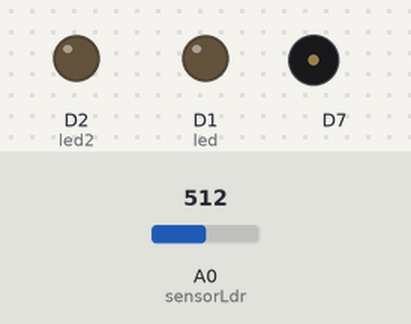
Simulated run of this sketch. Board: ESP8266 (NodeMCU). On the bench: output pins drawn as LEDs (lit = HIGH), buzzer (waves = sounding). The test bench sets the inputs (shaded band); at power-on: A0 (sensorLdr) = 512. What the sketch prints to the serial monitor is not drawn.

Above: at 1.2 s.
1.3 s: A0 (sensorLdr) set to 486
At 1.8 s:
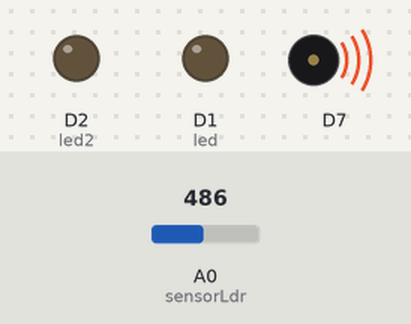
10.3 s: A0 (sensorLdr) set to 510
At 11.4 s:
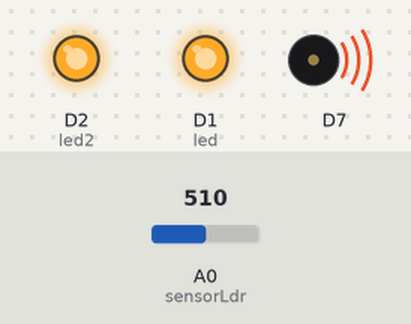
13.3 s: A0 (sensorLdr) set to 490
At 15.1 s:
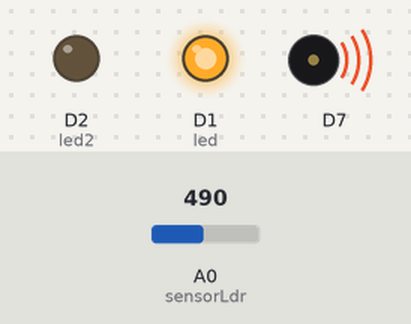
Timing chart, 0 to 22.3 s (numbered marks = the images above; inputs shaded):
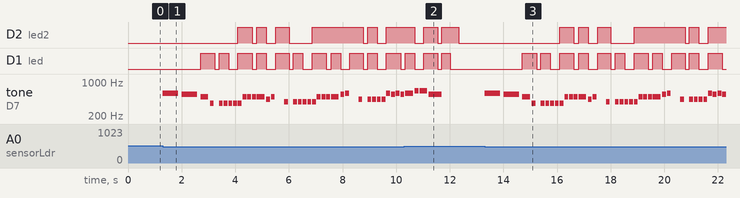

The sketch:

despacito_teste_final3-2019.ino
```cpp
#include "pitches.h"
const int sensorLdr = A0;
int led=D1;
int led2=D2;

int noteDuration;
int pauseBetweenNotes = 0;
int negra;
void setup() {
  pinMode(led, OUTPUT);
  pinMode(led2, OUTPUT);
  pinMode(sensorLdr, INPUT);

  negra=640;


}

void loop() {


int sensorLdrStatus = analogRead(sensorLdr);

Serial.println("valor LDR");

Serial.println(sensorLdrStatus);

if (sensorLdrStatus <= 500) {

 chorus();
} else {

  digitalWrite(led, LOW);
  digitalWrite(led2, LOW);

}

}

void chorus(){
     notars(negra, NOTE_D5);
     notars(negra, NOTE_CS5);digitalWrite(led, HIGH);   // (1)
     notars(negra/2, NOTE_B4);
     notars(negra/4, NOTE_FS4);digitalWrite(led, LOW);    // (2)
     delay(negra/4); digitalWrite(led, HIGH);   // (3)
     notars(negra/4, NOTE_FS4);
     notars(negra/4, NOTE_FS4);
     digitalWrite(led, LOW);    // (4)
     digitalWrite(led2, LOW);
     notars(negra/4, NOTE_FS4);
     notars(negra/4, NOTE_FS4);
     digitalWrite(led, HIGH);   //  (1)
     digitalWrite(led2, HIGH);

     notars(negra/4, NOTE_FS4);

     notars(negra/4, NOTE_B4);
     notars(negra/4, NOTE_B4);
     digitalWrite(led, LOW);    //  (2)
      digitalWrite(led2, LOW);
     notars(negra/4, NOTE_B4);
     digitalWrite(led, HIGH);   //  (3)
     digitalWrite(led2, HIGH);
     notars(negra/2, NOTE_B4);
     digitalWrite(led, LOW);    //  (4)
     digitalWrite(led2, LOW);

     notars(negra/4, NOTE_A4);

     notars(negra/4, NOTE_B4);
     digitalWrite(led, HIGH);   //  (1)
      digitalWrite(led2, HIGH);
     delay(negra/4);
     delay(negra/4);
     notars(negra/4, NOTE_G4);
     digitalWrite(led, LOW);    //  (2)
     digitalWrite(led2, LOW);

     delay(negra/4);digitalWrite(led, HIGH);   //  (3)
//......
     notars(negra/4, NOTE_G4);
     notars(negra/4, NOTE_G4);
     digitalWrite(led, LOW);    //  (4)
     digitalWrite(led2, LOW);
     notars(negra/4, NOTE_G4);
     notars(negra/4, NOTE_G4);
     digitalWrite(led, HIGH);   //  (1)
     digitalWrite(led2, HIGH);
     notars(negra/4, NOTE_G4);

     notars(negra/4, NOTE_B4);
     notars(negra/4, NOTE_B4);  digitalWrite(led, LOW);    //  (2)
     notars(negra/4, NOTE_B4);digitalWrite(led, HIGH);   //  (3)
     notars(negra/2, NOTE_B4);digitalWrite(led, LOW);    //  (4)

     notars(negra/4, NOTE_CS5);
     notars(negra/4, NOTE_D5);digitalWrite(led, HIGH);   //  (1)
     delay(negra/4);
     delay(negra/4);
     notars(negra/4, NOTE_A4);
     digitalWrite(led, LOW);    //  (2)
     digitalWrite(led2, LOW);
     delay(negra/4);
     digitalWrite(led, HIGH);   //  (3)
     digitalWrite(led2, HIGH);

     notars(negra/4, NOTE_A4);
     notars(negra/4, NOTE_A4);
     digitalWrite(led, LOW);    //  (4)
     digitalWrite(led2, LOW);
     notars(negra/4, NOTE_A4);
     notars(negra/4, NOTE_A4);
     digitalWrite(led, HIGH);   //  (1)
     digitalWrite(led2, HIGH);
     notars(negra/4, NOTE_D5);
     notars(negra/4, NOTE_CS5);
     notars(negra/4, NOTE_D5);
     digitalWrite(led, LOW);    //  (2)
     notars(negra/4, NOTE_CS5);
     digitalWrite(led, HIGH);   //  (3)
     digitalWrite(led2, HIGH);
     notars(negra/2, NOTE_D5);
     digitalWrite(led, LOW);    //  (4)
     digitalWrite(led2, LOW);
     //
     notars(negra/4, NOTE_E5);
     notars_jai(negra/2, NOTE_E5,negra/4);  // (1)
//     notars(negra/2, NOTE_E5);

    //-----------------------------------------------
      tone(D7,NOTE_CS5 ,negra*3/4);
    //-----------------------------------------------
      delay(negra/4);
      delay(negra/4);
     digitalWrite(led, LOW);    //  (2)
     digitalWrite(led2, LOW);
      delay(negra/4);
     digitalWrite(led, HIGH);   //  (3)
     digitalWrite(led2, HIGH);

     noTone(D7);
     delay(negra/4);

     //--------------
     delay(negra/4);
     digitalWrite(led, LOW);    //  (4)
     digitalWrite(led, LOW);

     delay(negra/4);
     delay(negra/4);

}
void notars(int noteDuration,int LaNota ){

    //noteDuration=negra/4;
  tone(D7,LaNota ,noteDuration*0.9);
//      pauseBetweenNotes = noteDuration * 1.30;
      pauseBetweenNotes = noteDuration * 1.1;
      delay(pauseBetweenNotes);
      noTone(D7);


}
void notars_jai(int noteDuration,int LaNota ,int Desfase){

    //noteDuration=negra/4;
  tone(D7,LaNota ,noteDuration*0.9);
//      pauseBetweenNotes = noteDuration * 1.30;
      pauseBetweenNotes = noteDuration * 1.1;
      delay(Desfase);

       digitalWrite(led, HIGH);   //  (1)
       digitalWrite(led2, HIGH);

        delay(pauseBetweenNotes-Desfase);
      noTone(D7);


}
```

Measured:
- the behaviour switches between 501 and 500 on A0 (sensorLdr) (found by bisection; images 0 and 1)
- after the input at 1.3 s, D2 (led2): LOW → HIGH after 2.8 s, → LOW 0.53 s later, → HIGH 0.18 s later, → LOW 0.35 s later, … (11 changes in this stretch); D1 (led): LOW → HIGH after 1.4 s, then repeats every 1.4 s: LOW 0.16 s, HIGH 0.35 s, LOW 0.35 s, HIGH 0.53 s
- after the input at 10.3 s, tone on D7: goes on until 11.7 s, then stays silent
- after the input at 13.3 s, D2 (led2): LOW → HIGH after 2.8 s, → LOW 0.53 s later, → HIGH 0.18 s later, → LOW 0.35 s later, … (11 changes in this stretch); D1 (led): LOW → HIGH after 1.4 s, then repeats every 1.4 s: LOW 0.16 s, HIGH 0.35 s, LOW 0.35 s, HIGH 0.53 s
